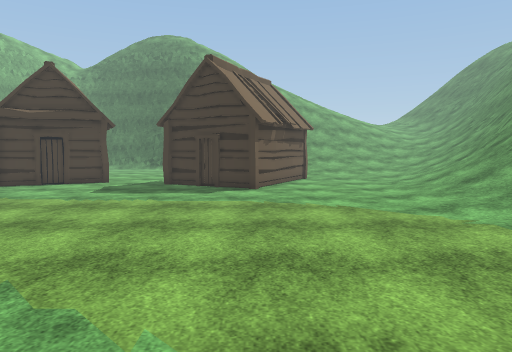
View 1 (above)

20 first-person views from a walk through a 3-D level made in the Unity game engine. The camera is 1.5 m above the floor, tilts 4° down and sees 70° across. The floor is counted in squares, 1 m on a side. Each view is taken from the middle of a square. On the plan, view 1 faces up. The plan holds only what a view shows up to about 16 squares ahead; the rest is blank. The place goes on beyond the plan. The player is left out. Some surface patterns are stand-ins.

View 2
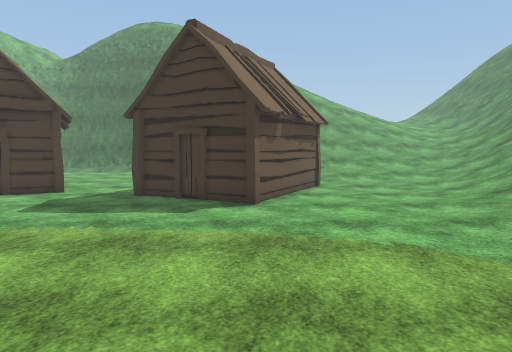

View 3
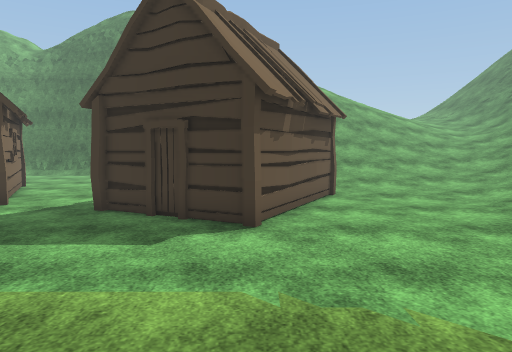

View 4
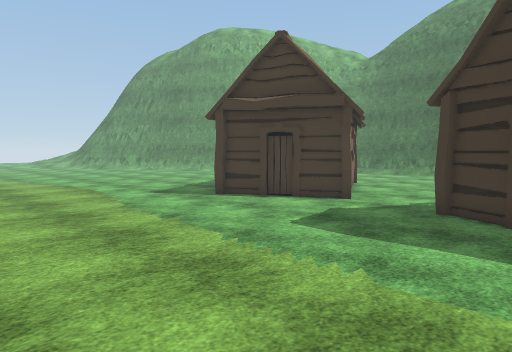

View 5
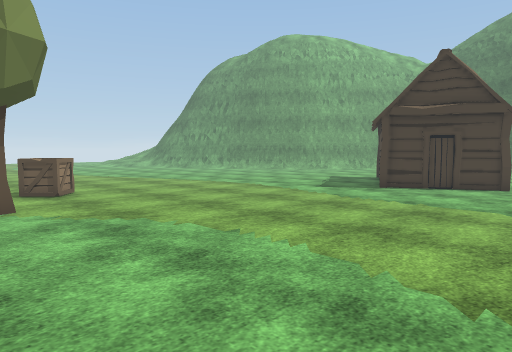

View 6
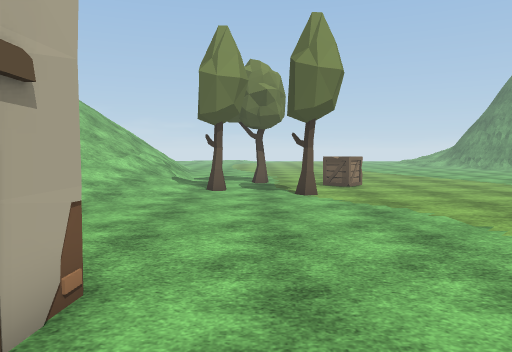

View 7
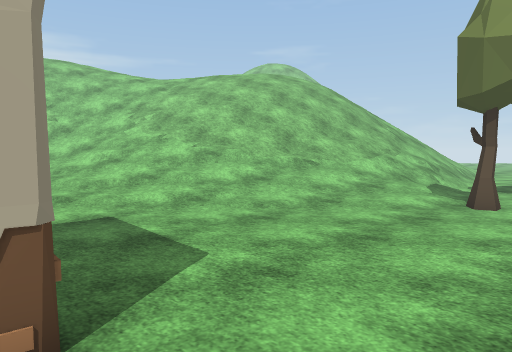

View 8
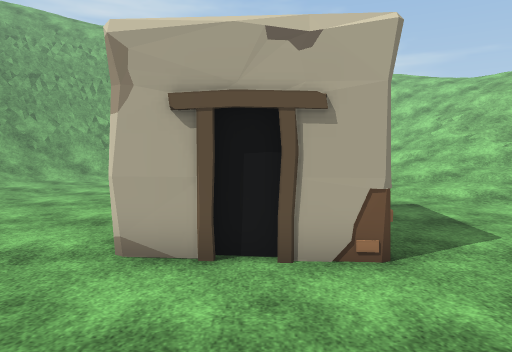

View 9
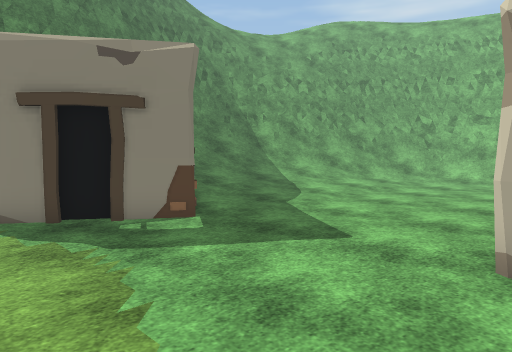

View 10
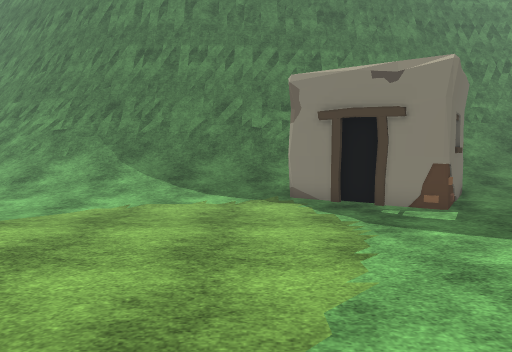

View 11
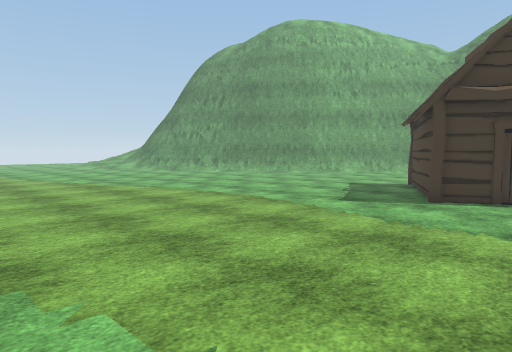

View 12
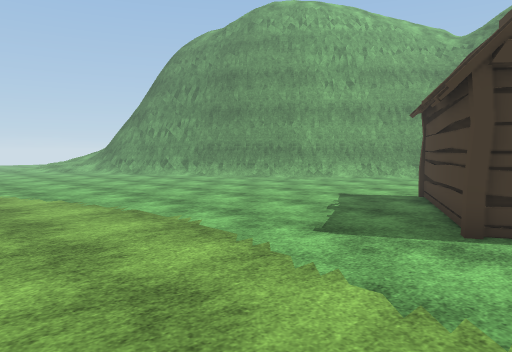

View 13
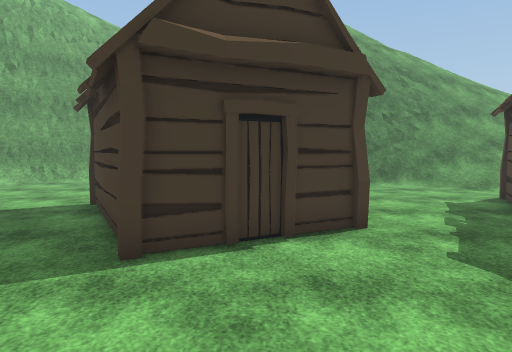

View 14
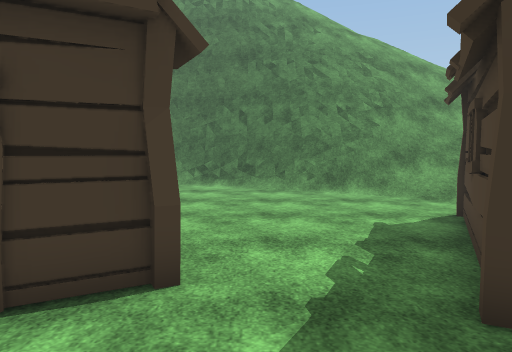

View 15
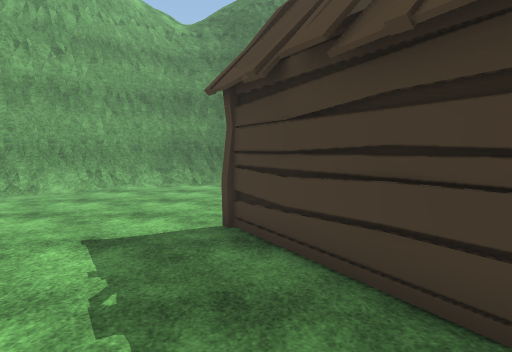

View 16
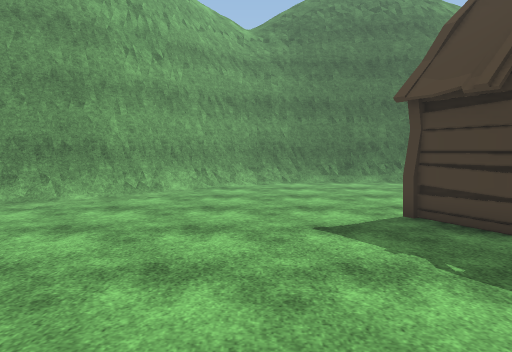

View 17
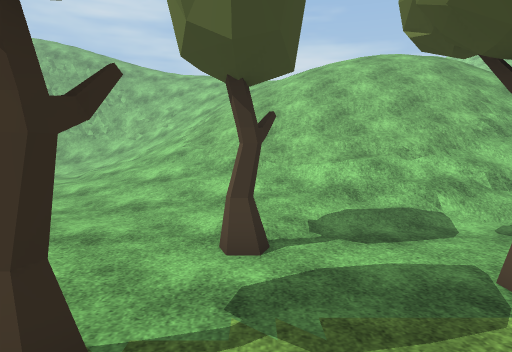

View 18
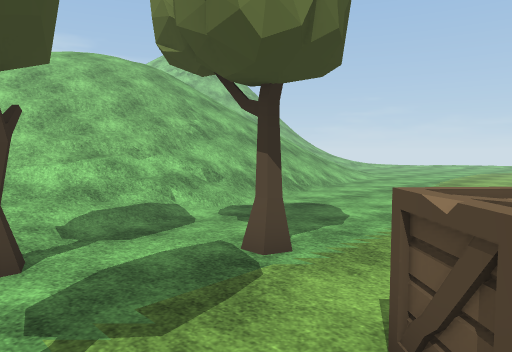

View 19
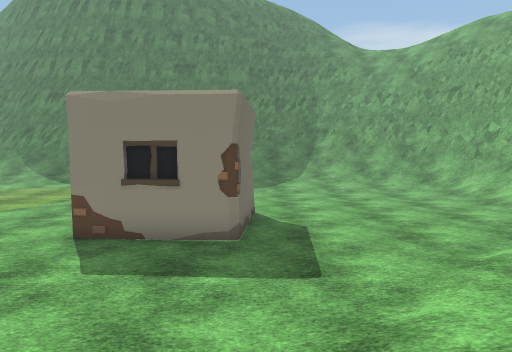

View 20
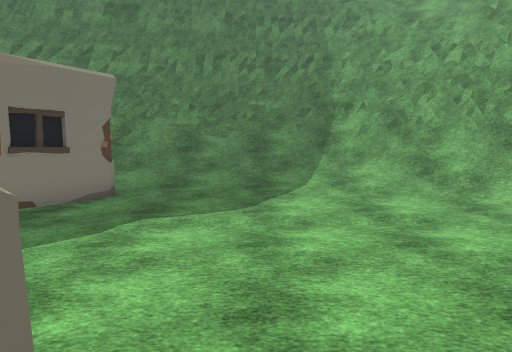

### Floor plan
Key: @ floor where view 1 was taken; # wall or solid block; . main floor; : floor 0.25 m higher than the main floor; + floor 0.5 m higher than the main floor; * floor 2.5 m higher than the main floor; / step, stairs or slope; = window, fence, low wall or low ledge; H hut; C crate; T tree; O other object.
Columns run from 22 left of view 1 to 12 right of it. Each row starts with its distance up from view 1.
 29    ##==/     /=#######///
 28   ##=....... ...=###==///
 27  ##=........ ..../=#/////
 26 ##/......... ......//////
 25 #=.........   ......////
 24 /..........   ......../
 23 ..........   ........./   ////////
 22 ..........  H.........   /////////
 21 ..........HH H.......H   :///:+//
 20 ........HH   H......H HHH..::::///
 19 .........H    H.....H   HH...:////
 18  .........H   H....H    H.....///
 17 ..........H   HH...H   H.....///
 16 ...........HHH....HH   H.....////#
 15 ...........H........HHH.....:///=#
 14 ......................H.....////=#
 13 ............................///=##
 12 ............................///=##
 11 ............................///=##
 10 ...........................////=#
  9 ...........................////##
  8 ...........................:///##
  7 ...........................:///##
  6   .........................:///##
  5     CC.....................:///=#
  4   ..CC.....................:///=##
  3   .....TT......... ........#://=##
  2 ..........................## O
  1 ...T.....................O#
  0 ......T...............@..##      ##
 -1 ......T.........#####.....O#  //*##
 -2 ..././:.........#    ......##////##
 -3 ///////::.......O    ......://///##
 -4 //////////......##  O......://///=#
 -5 ////////////....O###O......::////=#
 -6 ////////////...............://///##
 -7 /////////////..............://////=
 -8 //////////////............:://////=
 -9 ///////////////...........:://////#
-10 ////////////////..........:://////=
-11 /////////////// ..........:///////=
-12  //    ///////    ........:///////=

Positions as (right, up) in squares from view 1, and headings:
1: (0, 0), facing up
2: (0, 4), facing up
3: (0, 7), facing up
4: (-1, 7), facing up-left
5: (-4, 1), facing up-left
6: (-2, 1), facing left
7: (-5, 2), facing down-left
8: (-4, 4), facing down
9: (-3, 4), facing down-right
10: (-5, 4), facing right
11: (-7, 4), facing up-left
12: (-9, 8), facing up-left
13: (-9, 10), facing up
14: (-6, 13), facing up
15: (-13, 13), facing up
16: (-17, 12), facing up
17: (-16, 5), facing down
18: (-15, 5), facing down-left
19: (-14, -5), facing right
20: (-4, -6), facing right
